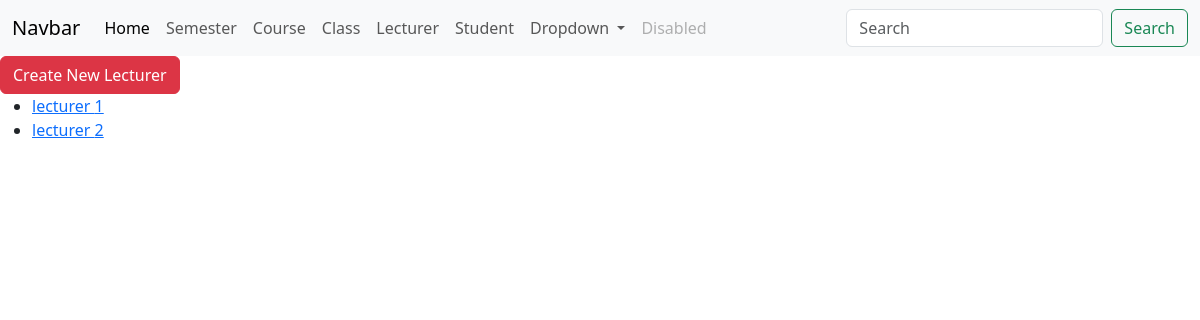
Screenshot of /lecturers with the database file from the repository.
### attendance/models.py (models this page shows, shortened)
class Lecturer(models.Model):
    dob = models.DateField()
    lecturerInfo = models.OneToOneField(User, on_delete=models.CASCADE)

### attendance/views.py (the view)
# urls.py: path("lecturers", list_lecturers, name="lecturers"),
def list_lecturers(request):
    data = Lecturer.objects.all()
    content = {'lecturers': data}
    return render(request, "list_lecturers.html", content)

### attendance/templates/list_lecturers.html (shortened to what this page needs)
{%  extends "base.html" %}
{%  block content %}
    <a href="{% url 'register_user_lecturer' %}" class="btn btn-danger">Create New Lecturer</a>
    <ul>
    {% for lecturer in lecturers %}
        <li>
            <a href="{% url 'detail_lecturer' id=lecturer.id %}">{{ lecturer.lecturerInfo.first_name }} {{ lecturer.lecturerInfo.last_name }}</a>
        </li>
    {% endfor %}
    </ul>
{%  endblock %}

### rows the page displays
Lecturer: lecturerInfo.first_name "lecturer", lecturerInfo.last_name "1"
Lecturer: lecturerInfo.first_name "lecturer", lecturerInfo.last_name "2"
